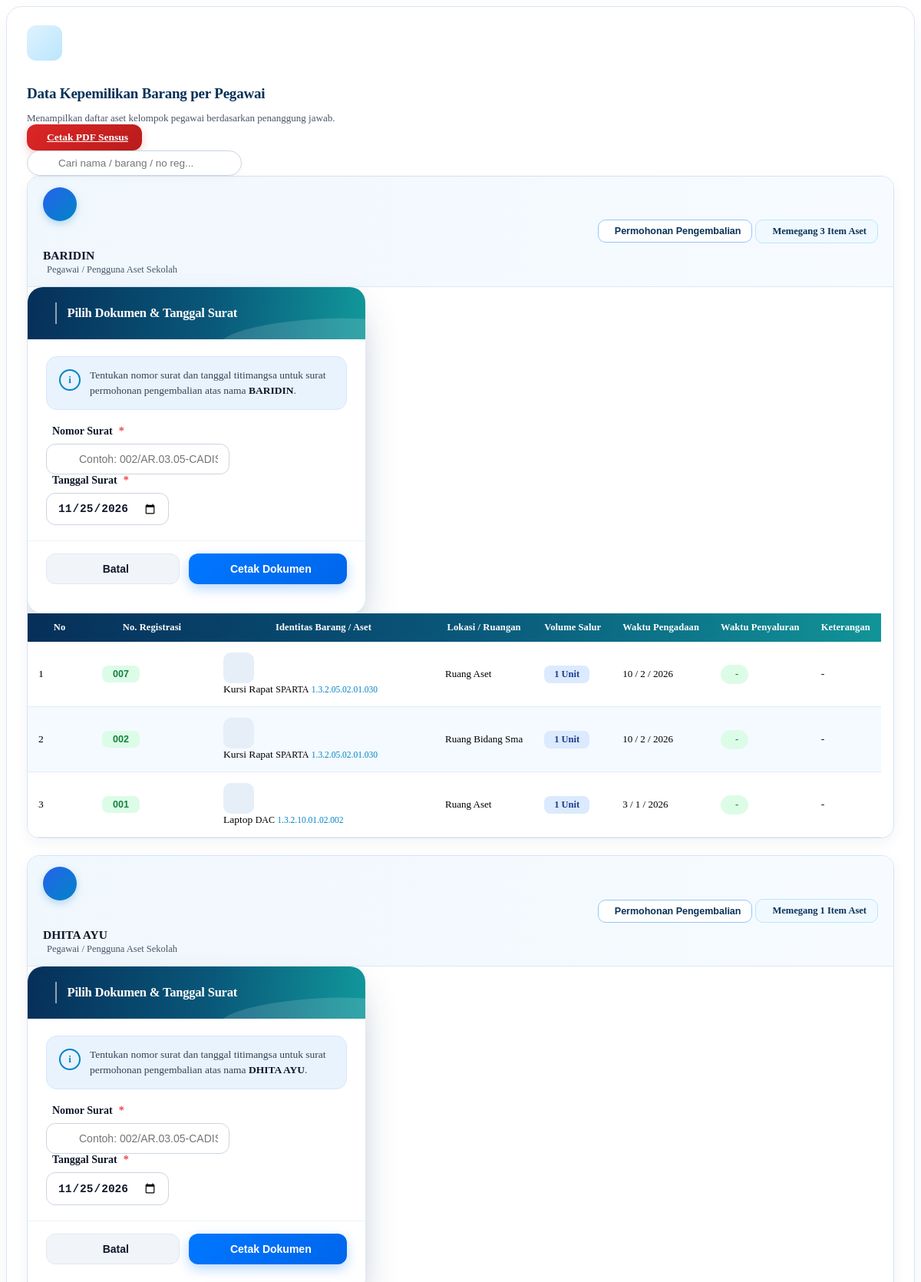
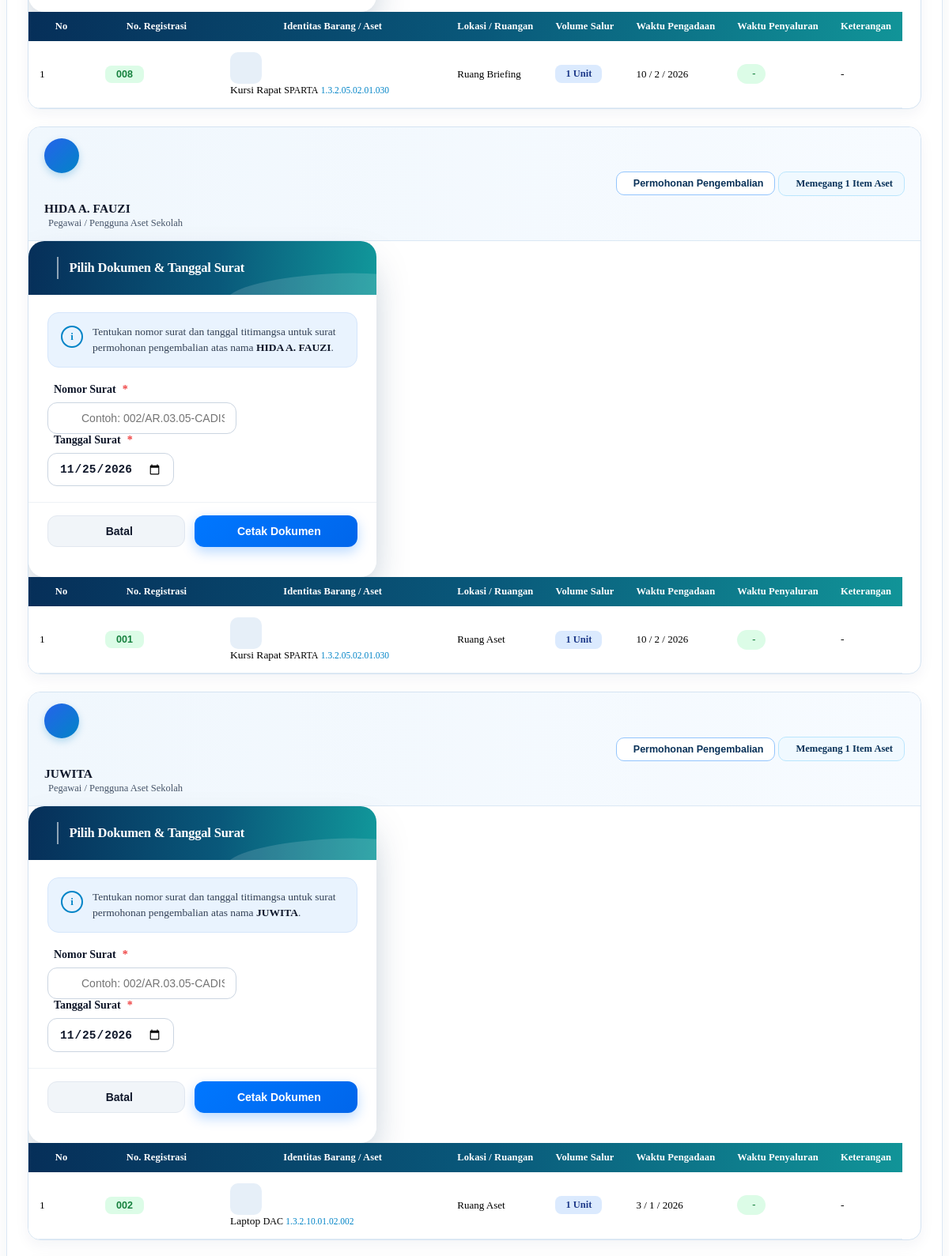
Screenshot of /data_pengguna.php (signed in, upper part) with the database file from the repository (2 pictures, top to bottom).
### tables this page shows
CREATE TABLE `penyaluran` (
  `id_penyaluran` int(11) NOT NULL,
  `nama_barang` varchar(255) NOT NULL,
  `merk_tipe` varchar(255) DEFAULT NULL,
  `kode_barang` varchar(100) DEFAULT NULL,
  `id_barang` int(11) DEFAULT NULL,
  `tgl_pengadaan` int(11) DEFAULT NULL,
  `bln_pengadaan` varchar(20) DEFAULT NULL,
  `thn_pengadaan` int(11) DEFAULT NULL,
  `vol_pengadaan` int(11) DEFAULT NULL,
  `sat_pengadaan` varchar(50) DEFAULT NULL,
  `harga_satuan` decimal(15,2) NOT NULL DEFAULT 0.00,
  `lokasi` varchar(255) DEFAULT NULL,
  `vol_penyaluran` int(11) DEFAULT NULL,
  `nama_penerima` varchar(255) DEFAULT NULL,
  `no_reg` varchar(50) DEFAULT NULL,
  `keterangan` text DEFAULT NULL,
  `id_sekolah` int(11) DEFAULT 1
);

### data_pengguna.php (the view, shortened to what this page needs)
<?php
include "koneksi.php";
$id_sekolah = $_SESSION['id_sekolah'];
$search = isset($_GET['search']) ? mysqli_real_escape_string($conn, $_GET['search']) : '';
$queryStr = "SELECT p.* FROM penyaluran p WHERE p.id_sekolah = '$id_sekolah'";
$queryStr .= " ORDER BY p.nama_penerima ASC, p.id_penyaluran DESC";
$qPenyaluran = mysqli_query($conn, $queryStr);
$kelompok_penerima = [];
while ($row = mysqli_fetch_assoc($qPenyaluran)) {
    $penerima    = !empty($row['nama_penerima']) ? $row['nama_penerima'] : 'TIDAK TERIDENTIFIKASI';
    $nama_barang = mysqli_real_escape_string($conn, $row['nama_barang']);
    $q_date = mysqli_query($conn, "
        SELECT tanggal FROM history_bast
        WHERE id_sekolah = '$id_sekolah'
        AND nama_penerima = '$penerima'
        AND nama_barang = '$nama_barang'
        ORDER BY id_history DESC LIMIT 1
    ");
    $res_date = mysqli_fetch_assoc($q_date);
    $row['tgl_surat_bast'] = $res_date['tanggal'] ?? '';
    $kelompok_penerima[$penerima][] = $row;
}
if (!function_exists('tgl_salur_indo')) {
    function tgl_salur_indo($tanggal){
        if(empty($tanggal) || $tanggal == '0000-00-00') return '-';
        $bulan = array (1 => 'Jan', 'Feb', 'Mar', 'Apr', 'Mei', 'Jun', 'Jul', 'Agu', 'Sep', 'Okt', 'Nov', 'Des');
        $pecahkan = explode('-', date('Y-m-d', strtotime($tanggal)));
        return $pecahkan[2] . ' ' . $bulan[ (int)$pecahkan[1] ] . ' ' . $pecahkan[0];
    }
}
?>
<div class="row g-4 mb-4">
    <div class="col-12">
        <div class="kepemilikan-wrapper-card">
            <div class="d-flex flex-column flex-md-row justify-content-between align-items-md-center gap-3 mb-4">
                <div class="d-flex align-items-center gap-3">
                    <div class="top-icon-group">
                    </div>
                    <div>
                        <h5 class="top-heading-title">Data Kepemilikan Barang per Pegawai</h5>
                        <p class="top-heading-sub">Menampilkan daftar aset kelompok pegawai berdasarkan penanggung jawab.</p>
                    </div>
                </div>
                <div class="d-flex align-items-center gap-2 flex-wrap">
                    <a href="cetak_sensus.php?search=<?= urlencode($search) ?>" target="_blank" class="btn btn-cetak-sensus-red">
                        <i class="bi bi-file-earmark-pdf-fill"></i> Cetak PDF Sensus
                    </a>
                    <div class="search-pegawai-pill">
                        <input type="text" id="search-pengguna" class="form-control" placeholder="Cari nama / barang / no reg..." value="<?= htmlspecialchars($search) ?>">
                    </div>
                </div>
            </div>
            <?php if (empty($kelompok_penerima)): ?>
                <div class="text-center py-5 text-secondary">
                    <i class="bi bi-folder-x text-muted" style="font-size: 40px;"></i>
                    <p class="mt-2 mb-0">Tidak ada data penyerahan barang yang ditemukan.</p>
                </div>
            <?php else: ?>
                <?php
                $modal_counter = 1;
                foreach ($kelompok_penerima as $nama_pegawai => $daftar_barang):
                    $modal_id = "modalTitimangsa_" . $modal_counter;
                ?>
                    <div class="pegawai-item-card">
                        <div class="pegawai-card-top">
                            <div class="d-flex align-items-center gap-3">
                                <div class="pegawai-avatar-circle">
                                </div>
                                <div>
                                    <h6 class="pegawai-name-title"><?= htmlspecialchars($nama_pegawai); ?></h6>
                                    <small class="pegawai-role-sub"><i class="bi bi-briefcase-fill"></i> Pegawai / Pengguna Aset Sekolah</small>
                                </div>
                            </div>
                            <div class="d-flex flex-wrap align-items-center gap-2">
                                <button type="button" class="btn btn-pegawai-outline" data-bs-toggle="modal" data-bs-target="#<?= $modal_id; ?>">
                                    <i class="bi bi-file-earmark-text"></i> Permohonan Pengembalian
                                </button>
                                <span class="badge-item-aset-pill">
                                    <i class="bi bi-arrow-left-right"></i> Memegang <?= count($daftar_barang); ?> Item Aset
                                </span>
                            </div>
                        </div>
                        <div class="modal fade modal-surat-kembali" id="<?= $modal_id; ?>" isset-penerima="<?= htmlspecialchars($nama_pegawai); ?>" tabindex="-1" aria-labelledby="<?= $modal_id; ?>Label" aria-hidden="true">
                            <div class="modal-dialog modal-dialog-centered" style="max-width: 440px;">
                                <div class="modal-content">
                                    <div class="modal-surat-header">
                                        <div class="modal-surat-header-left">
                                            <h6 class="modal-surat-header-title" id="<?= $modal_id; ?>Label">Pilih Dokumen & Tanggal Surat</h6>
                                        </div>
                                        <button type="button" class="btn-close-surat-white" data-bs-dismiss="modal" aria-label="Close">
                                        </button>
                                    </div>
                                    <form action="surat_permohonan_kembali.php" method="GET" target="_blank">
                                        <div class="modal-body modal-surat-body">
                                            <div class="surat-info-banner">
                                                <div class="surat-info-banner-icon">i</div>
                                                <p class="surat-info-banner-text">Tentukan nomor surat dan tanggal titimangsa untuk surat permohonan pengembalian atas nama <strong><?= htmlspecialchars($nama_pegawai); ?></strong>.</p>
                                            </div>
                                            <div class="mb-3">
                                                <label class="surat-field-label"><i class="bi bi-file-earmark-text"></i> Nomor Surat <span class="req-star">*</span></label>
                                                <div class="surat-input-icon-wrap">
                                                    <input type="text" name="nomor_surat" class="form-control" placeholder="Contoh: 002/AR.03.05-CADISDIK.WIL-X" required>
                                                </div>
                                            </div>
                                            <div class="mb-1">
                                                <label class="surat-field-label"><i class="bi bi-calendar-event"></i> Tanggal Surat <span class="req-star">*</span></label>
                                                <input type="date" name="tanggal_cetak" class="form-control surat-date-control" value="<?= date('Y-m-d'); ?>" required>
                                            </div>
                                        </div>
                                        <div class="modal-footer modal-surat-footer">
                                            <button type="button" class="btn btn-surat-batal" data-bs-dismiss="modal"><i class="bi bi-x-lg"></i> Batal</button>
                                            <button type="submit" class="btn btn-surat-cetak"><i class="bi bi-printer"></i> Cetak Dokumen</button>
                                        </div>
                                    </form>
                                </div>
                            </div>
                        </div>
                        <div class="table-responsive">
                            <table class="table table-aset-pegawai align-middle mb-0">
                                <thead>
                                    <tr>
                                        <th class="text-center" style="width: 55px;">No</th>
                                        <th class="text-center" style="width: 130px;">No. Registrasi</th>
                                        <th style="width: 26%;">Identitas Barang / Aset</th>
                                        <th>Lokasi / Ruangan</th>
                                        <th class="text-center">Volume Salur</th>
                                        <th class="text-center">Waktu Pengadaan</th>
                                        <th class="text-center">Waktu Penyaluran</th>
                                        <th class="text-center">Keterangan</th>
                                    </tr>
                                </thead>
                                <tbody>
                                    <?php
                                    $sub_no = 1;
                                    foreach ($daftar_barang as $barang):
                                    ?>
                                        <tr>
                                            <td class="text-center fw-semibold text-secondary"><?= $sub_no++; ?></td>
                                            <td class="text-center">
                                                <?php if(!empty($barang['no_reg'])): ?>
                                                    <span class="badge-noreg-mint">
                                                        <?= htmlspecialchars($barang['no_reg']); ?>
                                                    </span>
                                                <?php else: ?>
                                                    <span class="text-muted small">-</span>
                                                <?php endif; ?>
                                            </td>
                                            <td>
                                                <div class="d-flex align-items-center gap-3">
                                                    <div class="aset-icon-box">
                                                    </div>
                                                    <div>
                                                        <span class="d-block text-dark fw-bold" style="font-size: 13.5px;"><?= htmlspecialchars($barang['nama_barang']); ?></span>
                                                        <span class="text-secondary d-block" style="font-size: 12px;"><?= htmlspecialchars($barang['merk_tipe']); ?></span>
                                                        <small class="fw-semibold" style="color: #0284c7; font-size: 11.5px;"><?= htmlspecialchars($barang['kode_barang']); ?></small>
                                                    </div>
                                                </div>
                                            </td>
                                            <td>
                                                <span class="fw-medium text-dark" style="font-size: 13px;">
                                                    <i class="bi bi-geo-alt-fill text-primary me-1"></i><?= htmlspecialchars($barang['lokasi']); ?>
                                                </span>
                                            </td>
                                            <td class="text-center">
                                                <span class="badge-vol-softblue">
                                                    <?= number_format($barang['vol_penyaluran']); ?> <?= htmlspecialchars($barang['sat_pengadaan']); ?>
                                                </span>
                                            </td>
                                            <td class="text-center text-dark fw-medium" style="font-size: 13px;">
                                                <?= $barang['tgl_pengadaan'].' / '.$barang['bln_pengadaan'].' / '.$barang['thn_pengadaan']; ?>
                                            </td>
                                            <td class="text-center">
                                                <span class="badge-salur-green">
                                                    <i class="bi bi-check-circle-fill"></i><?= tgl_salur_indo($barang['tgl_surat_bast'] ?? ''); ?>
                                                </span>
                                            </td>
                                            <td class="text-center text-secondary small">
                                                <?= !empty($barang['keterangan']) ? htmlspecialchars($barang['keterangan']) : '-'; ?>
                                            </td>
                                        </tr>
                                    <?php endforeach; ?>
                                </tbody>
                            </table>
                        </div>
                    </div>
                <?php
                $modal_counter++;
                endforeach;
                ?>
            <?php endif; ?>
        </div>
    </div>
</div>

### rows the page displays
penyaluran: no_reg "007", nama_barang "Kursi Rapat", merk_tipe "SPARTA", kode_barang "1.3.2.05.02.01.030", lokasi "Ruang Aset", vol_penyaluran "1", sat_pengadaan "Unit", tgl_pengadaan "10", bln_pengadaan "2", thn_pengadaan "2026", tgl_surat_bast "-"
penyaluran: no_reg "002", nama_barang "Kursi Rapat", merk_tipe "SPARTA", kode_barang "1.3.2.05.02.01.030", lokasi "Ruang Bidang Sma", vol_penyaluran "1", sat_pengadaan "Unit", tgl_pengadaan "10", bln_pengadaan "2", thn_pengadaan "2026", tgl_surat_bast "-"
penyaluran: no_reg "001", nama_barang "Laptop", merk_tipe "DAC", kode_barang "1.3.2.10.01.02.002", lokasi "Ruang Aset", vol_penyaluran "1", sat_pengadaan "Unit", tgl_pengadaan "3", bln_pengadaan "1", thn_pengadaan "2026", tgl_surat_bast "-"
penyaluran: no_reg "008", nama_barang "Kursi Rapat", merk_tipe "SPARTA", kode_barang "1.3.2.05.02.01.030", lokasi "Ruang Briefing", vol_penyaluran "1", sat_pengadaan "Unit", tgl_pengadaan "10", bln_pengadaan "2", thn_pengadaan "2026", tgl_surat_bast "-"
penyaluran: no_reg "001", nama_barang "Kursi Rapat", merk_tipe "SPARTA", kode_barang "1.3.2.05.02.01.030", lokasi "Ruang Aset", vol_penyaluran "1", sat_pengadaan "Unit", tgl_pengadaan "10", bln_pengadaan "2", thn_pengadaan "2026", tgl_surat_bast "-"
penyaluran: no_reg "002", nama_barang "Laptop", merk_tipe "DAC", kode_barang "1.3.2.10.01.02.002", lokasi "Ruang Aset", vol_penyaluran "1", sat_pengadaan "Unit", tgl_pengadaan "3", bln_pengadaan "1", thn_pengadaan "2026", tgl_surat_bast "-"

### other values shown
$nama_pegawai "BARIDIN"
count($daftar_barang) "3"
$nama_pegawai "DHITA AYU"
count($daftar_barang) "1"
$nama_pegawai "HIDA A. FAUZI"
$nama_pegawai "JUWITA"
